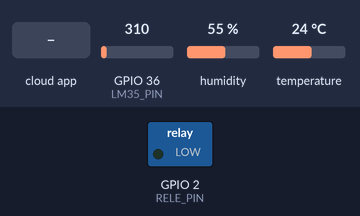
Bench run of a sketch on a simulated ESP32. Shown: switched loads named in the sketch (green lamp = pin HIGH). The test bench sets the inputs (shaded band); at power-on: GPIO 36 (LM35_PIN) = 310, humidity 55 %, temperature 24 °C. WiFi joins after 1.5 s; servers stay silent unless stated; the Firebase database answers and starts empty; what the sketch prints to the serial monitor is not drawn.

Above: at 2.7 s.
2.8 s: the phone or cloud app sets rele to 1
At 4.0 s:
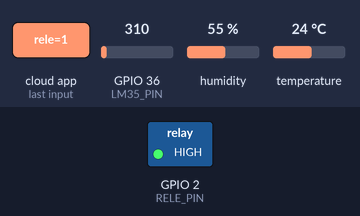
4.3 s: the phone or cloud app sets rele to 0
At 5.7 s:
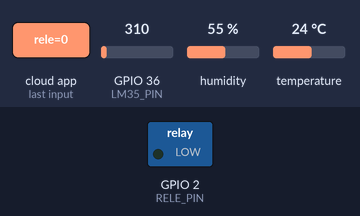
Timing chart, 0 to 7.3 s (numbered marks = the images above; inputs shaded):
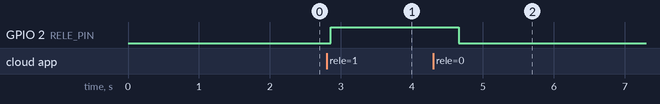

Measured:
- after the input at 2.8 s, GPIO 2 (RELE_PIN): LOW → HIGH after 0.06 s
- after the input at 4.3 s, GPIO 2 (RELE_PIN): HIGH → LOW after 0.36 s

The sketch:

core.ino
```cpp
#include <WiFi.h>
#include <Firebase_ESP_Client.h>
#include <DHT.h>
#include <addons/RTDBHelper.h> // Ayudante para RTDB

// Definiciones de pines
#define LM35_PIN 36      // Pin ADC para el sensor LM35
#define DHTPIN 4         // Pin digital para DHT11
#define RELE_PIN 2       // Pin digital para el relé
#define DHTTYPE DHT11    // Tipo de sensor DHT

// Credenciales WiFi
#define WIFI_SSID "mainAzir"
#define WIFI_PASSWORD "saitamadepelos"

// Credenciales Firebase
#define DATABASE_URL "https://helpesp32-sensors-33628-default-rtdb.firebaseio.com"

// Define objetos Firebase
FirebaseData fbdo;
FirebaseConfig config;

// Define objeto DHT
DHT dht(DHTPIN, DHTTYPE);

// Variables para control de tiempo
unsigned long sendDataPrevMillis = 0;
unsigned long heartbeatPrevMillis = 0;
const long INTERVALO_ENVIO = 5000;     // Intervalo para enviar datos (5 segundos)
const long INTERVALO_HEARTBEAT = 2000;  // Intervalo para actualizar estado (2 segundos)

// Variables para almacenar lecturas
float lm35Temp = 0.0;
float dhtTemp = 0.0;
float dhtHum = 0.0;
bool releEstado = false;

void setup() {
  Serial.begin(115200);

  // Configurar pines
  pinMode(RELE_PIN, OUTPUT);
  pinMode(LM35_PIN, INPUT);
  digitalWrite(RELE_PIN, LOW);  // Inicialmente apagado

  // Iniciar DHT
  dht.begin();

  // Conectar WiFi
  conectarWiFi();

  // Configurar Firebase
  config.database_url = DATABASE_URL;
  Firebase.begin(&config, nullptr);
  Firebase.reconnectWiFi(true);
}

void loop() {
  // Verificar conexión WiFi
  if (WiFi.status() != WL_CONNECTED) {
    conectarWiFi();
  }

  // Si Firebase está listo
  if (Firebase.ready()) {

    // Actualizar heartbeat y estado del dispositivo
    if (millis() - heartbeatPrevMillis > INTERVALO_HEARTBEAT) {
      heartbeatPrevMillis = millis();
      actualizarEstadoDispositivo();
    }

    // Leer y enviar datos de sensores
    if (millis() - sendDataPrevMillis > INTERVALO_ENVIO) {
      sendDataPrevMillis = millis();
      leerSensores();
      enviarDatosFirebase();
    }

    // Verificar estado del relé
    verificarRele();
  }
}

void conectarWiFi() {
  Serial.println("Conectando a WiFi...");
  WiFi.begin(WIFI_SSID, WIFI_PASSWORD);

  int intentos = 0;
  while (WiFi.status() != WL_CONNECTED && intentos < 20) {
    delay(500);
    Serial.print(".");
    intentos++;
  }

  if (WiFi.status() == WL_CONNECTED) {
    Serial.println("\nConectado a WiFi");
    Serial.print("IP: ");
    Serial.println(WiFi.localIP());
  } else {
    Serial.println("\nFallo al conectar WiFi");
  }
}

void leerSensores() {
  // Leer LM35
  int rawValue = analogRead(LM35_PIN);
  lm35Temp = (rawValue * 3.3 / 4095.0) * 100.0;  // Convertir a temperatura

  // Leer DHT11
  dhtHum = dht.readHumidity();
  dhtTemp = dht.readTemperature();

  // Verificar lecturas DHT
  if (isnan(dhtHum) || isnan(dhtTemp)) {
    Serial.println("Error leyendo DHT11");
    dhtHum = -1;
    dhtTemp = -1;
  }

  // Imprimir lecturas en Serial
  Serial.printf("LM35: %.2f°C, DHT11: %.2f°C, %.2f%%\n", lm35Temp, dhtTemp, dhtHum);
}

void enviarDatosFirebase() {
  // Crear JSON con los datos
  FirebaseJson json;
  String timestamp = String(millis());

  json.set("lm35_temperatura", lm35Temp);
  json.set("dht11_temperatura", dhtTemp);
  json.set("dht11_humedad", dhtHum);
  json.set("timestamp", timestamp);

  // Enviar a Firebase
  String path = "/sensores/lecturas/" + timestamp;

  if (Firebase.RTDB.setJSON(&fbdo, path.c_str(), &json)) {
    Serial.println("Datos enviados correctamente");
  } else {
    Serial.println("Error enviando datos");
    Serial.println(fbdo.errorReason());
  }
}

void actualizarEstadoDispositivo() {
  String estadoPath = "/dispositivos/esp32_1/estado";
  String tiempoPath = "/dispositivos/esp32_1/ultima_conexion";

  if (Firebase.RTDB.setString(&fbdo, estadoPath, "online") &&
      Firebase.RTDB.setString(&fbdo, tiempoPath, String(millis()))) {
    Serial.println("Estado actualizado");
  } else {
    Serial.println("Error actualizando estado");
  }
}

void verificarRele() {
  if (Firebase.RTDB.getBool(&fbdo, "/dispositivos/esp32_1/rele")) {
    bool nuevoEstado = fbdo.boolData();
    if (nuevoEstado != releEstado) {
      releEstado = nuevoEstado;
      digitalWrite(RELE_PIN, releEstado);
      Serial.printf("Estado del relé cambiado a: %s\n", releEstado ? "ON" : "OFF");
    }
  }
}
```
